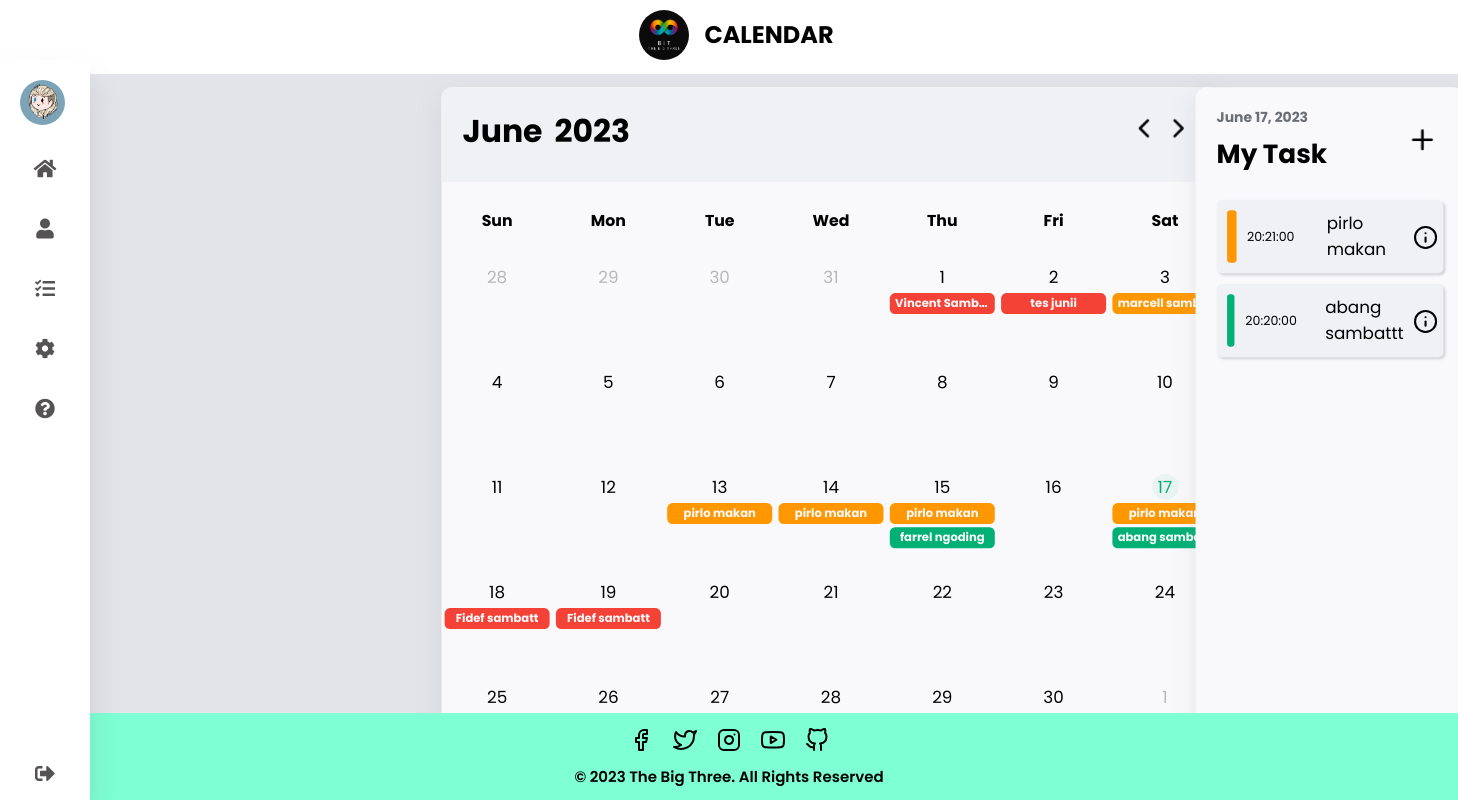
Screenshot of /index.php (signed in) with the database file from the repository.
### tables this page shows
CREATE TABLE `event` (
  `id_event` int(11) NOT NULL,
  `username` varchar(100) NOT NULL,
  `title` varchar(100) NOT NULL,
  `tanggal_mulai` date NOT NULL,
  `tanggal_selesai` date NOT NULL,
  `jam_mulai` time NOT NULL,
  `jam_selesai` time NOT NULL,
  `gambar` text NOT NULL,
  `notes` varchar(150) NOT NULL,
  `priority` varchar(40) NOT NULL,
  `comment` text NOT NULL,
  `status` varchar(40) NOT NULL
);

### event.php (the view, shortened to what this page needs)
<?php
include "koneksi.php";
$username = $_SESSION["username"];
$sql = mysqli_query($conn, "SELECT * FROM event WHERE DAY(tanggal_mulai) = '$awal' AND MONTHNAME(tanggal_mulai) = '$bulan' AND username = '$username' AND status = 'ToDo'
                ORDER BY CASE
                    WHEN priority = 'high' THEN 1
                    WHEN priority = 'medium' THEN 2
                    WHEN priority = 'low' THEN 3 END
                    ASC
");
$cek = mysqli_num_rows($sql);
if ($cek) {
    while($data = mysqli_fetch_array($sql)){
        $lower = strtolower($data["priority"]);
        echo"<h5 class='event $lower'>$data[title]</h5>";
    }
}
?>

### ulang_kalender.php
<?php
include "koneksi.php";
if (isset($_GET["bulan"])) {
    $bulan = $_GET["bulan"];
}else{
    $bulan = date("F");
}
for ($i=0; $i < 3; $i++) {
    echo "<tr>";
    for ($j=0; $j < 7; $j++) {
        echo "<td>
            <a href='?bulan=$bulan&tanggal=$awal'>
            $awal
        ";
            include "event.php";
        echo"
            </a>
            </td>";
        $awal++;
    }
    echo "</tr>";
}
?>

### task.php
<?php
if (isset($_GET["bulan"]) && isset($_GET["tanggal"])) {
    $bulan = $_GET["bulan"];
    $tanggal = $_GET["tanggal"];
}else{
    $bulan = date("F");
    $tanggal = date("j");
}
?>
<div class="top-taskpage">
  <h5 class="today-task"><?php echo "$bulan $tanggal"; ?>, 2023</h5>
  <h2>My Task</h2>
  <div class="add-newtask">
    <a href="?page=add_task" id="newtask">
      <i class="i" data-feather="plus"></i>
    </a>
  </div>
</div>
<?php
$sql = mysqli_query($conn, "SELECT * FROM event WHERE DAY(tanggal_mulai) = '$tanggal' AND MONTHNAME(tanggal_mulai) = '$bulan' AND username = '$username' AND status = 'ToDo'
                    ORDER BY CASE
                    WHEN priority = 'high' THEN 1
                    WHEN priority = 'medium' THEN 2
                    WHEN priority = 'low' THEN 3 END
                    ASC
                    ");
$cek = mysqli_num_rows($sql);
if ($cek) {
    while($data = mysqli_fetch_array($sql)){
        $lower = strtolower($data["priority"]);
        echo"
          <div class='task'>
            <div class='importance-indicator $lower'></div>
            <div class='task-info'>
              <p class='time'>$data[jam_mulai]</p>
              <p class='description'>$data[title]</p>
            </div>
            <div class='detail-icon'>
              <a href='index.php?page=detail&id=$data[id_event]' id='detail-icon'>
                <i class='i' data-feather='info'></i>
              </a>
            </div>
          </div>
        ";
    }
}else{
    echo "<h4 class='notask'><span>NO TASK TODAY</span></h4>";
}
?>

### css/calendar.css (style rules this page uses)
* { margin: 0; padding: 0; outline: none; border: none; text-decoration: none; box-sizing: border-box; font-family: "Poppins", sans-serif; }
body { background: #e3e4e9; }
.table td { width: 100px; height: 100px; vertical-align: text-top; text-align: center; }
.table .event { width: 100px; height: 20px; border: 1px; padding: 1px 5px; font-size: 11px; margin: 3px 3px 0; border-radius: 5px; background-color: #00b074; color: #f9f9fb; white-space: nowrap; overflow: hidden; text-overflow: ellipsis; }
.event { background-color: #ffcc00; }
.event.high { background-color: #f44336; }
.event.medium { background-color: #ff9800; }
.event.low { background-color: #00b074; }
.top-taskpage { padding-top: 5px; width: 80%; height: 15%; }
.info .today-task { display: inline; padding-top: 10px; color: #6b6f75; }
.info h2 { margin-top: 0; padding-top: 5px; padding-bottom: 25px; font-size: 25px; }
.add-newtask { position: absolute; margin-top: 8px; top: 4%; right: 25px; margin-left: 10px; }
.add-newtask a { color: black; }
.add-newtask .i { width: 30px; height: 30px; border-radius: 50%; transition: all 0.4s; transform: scale3d(1, 1, 1); display: flex; justify-content: center; align-items: center; }
.task { display: flex; align-items: center; background-color: #f0f1f5; border-radius: 5px; padding: 10px; margin-bottom: 10px; box-shadow: rgba(0, 0, 0, 0.15) 1.95px 1.95px 2.6px; }
.importance-indicator { width: 10px; height: 50px; border-radius: 3px; margin-right: 10px; }
.task-info { display: grid; grid-template-columns: 65px auto; align-items: center; grid-gap: 1px; padding-right: 25px; }
.time { font-size: 12px; margin: 0; white-space: nowrap; width: 40%; flex: 1; }
.description { font-size: 16px; margin: 0 0 0 10px; width: 100%; }
.task .importance-indicator { background-color: #ffcc00; }
.task .importance-indicator.medium { background-color: #ff9800; }
.task .importance-indicator.low { background-color: #00b074; }
.detail-icon { position: absolute; margin-top: 8px; right: 25px; margin-left: 10px; }
#detail-icon { color: black; transition: all 0.4s; transform: scale3d(1, 1, 1); }
.time { display: flex; }

### bulan/June.php (style rules this page uses)
a { color:black; }

### rows the page displays
event: title "Vincent Sam…"
event: title "tes junii"
event: title "marcell sambat"
event: title "pirlo makan"
event: title "pirlo makan"
event: title "pirlo makan"
event: title "farrel ngoding"
event: title "Fidef sambatt"
event: title "Fidef sambatt"
event: jam_mulai "20:21:00", title "pirlo makan"
event: jam_mulai "20:20:00", title "abang sambattt"

### other values shown
$bulan "June"
$tanggal "17"
